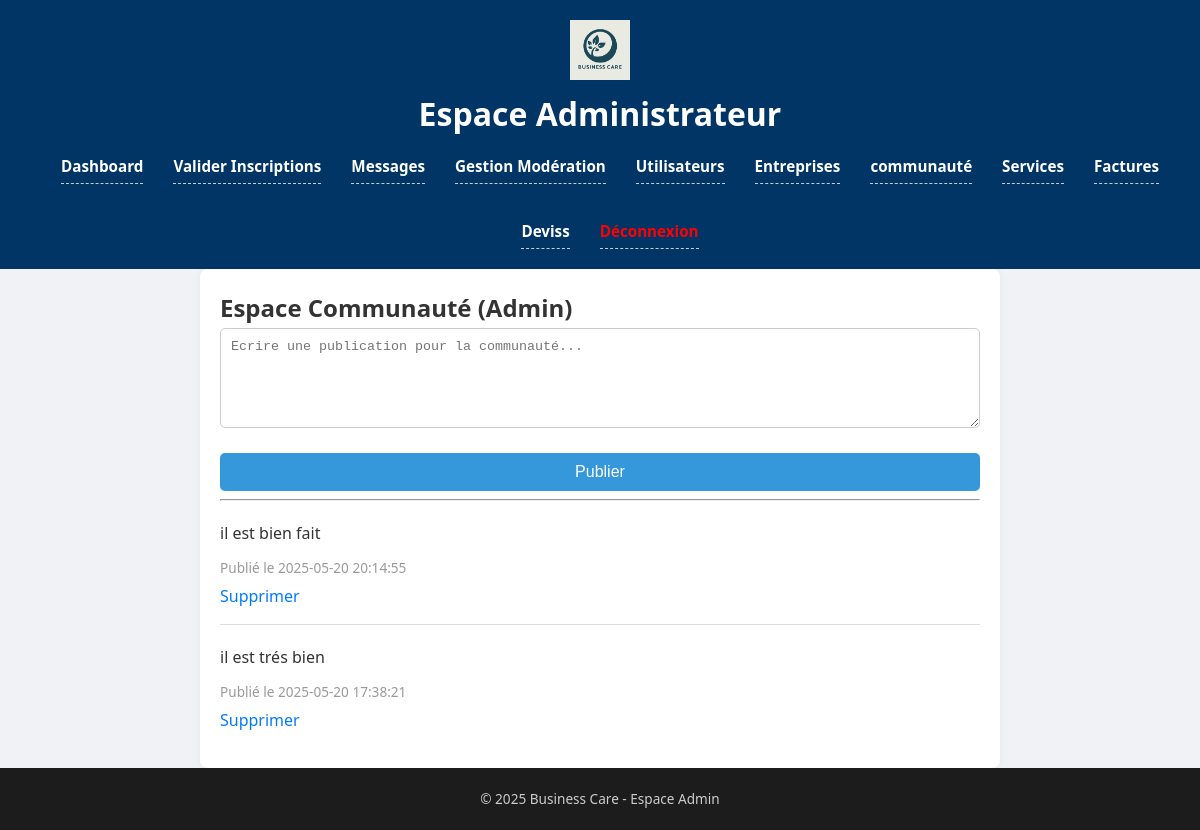
Screenshot of /admin/admin_community.php (signed in) with the database file from the repository.
### tables this page shows
CREATE TABLE `community_posts` (
  `id` int(11) NOT NULL,
  `user_id` int(11) NOT NULL,
  `title` varchar(255) NOT NULL,
  `content` text NOT NULL,
  `created_at` timestamp NOT NULL DEFAULT CURRENT_TIMESTAMP
);

### admin/admin_community.php (the view, shortened to what this page needs)
<?php
include 'includes/header.php';
$posts = $pdo->query("SELECT * FROM community_posts ORDER BY created_at DESC")->fetchAll();
?>
<div class="community-container">
    <h2>Espace Communauté (Admin)</h2>
    <form method="post">
        <textarea name="content" placeholder="Ecrire une publication pour la communauté..." required></textarea>
        <button type="submit">Publier</button>
    </form>
    <hr>
    <?php foreach ($posts as $post): ?>
        <div class="post">
            <div class="post-content"><?= nl2br(htmlspecialchars($post['content'])) ?></div>
            <div class="post-meta">Publié le <?= $post['created_at'] ?></div>
            <div class="post-action">
                <a href="?delete=<?= $post['id'] ?>" onclick="return confirm('Supprimer cette publication ?')">Supprimer</a>
            </div>
        </div>
    <?php endforeach; ?>
</div>
<?php include 'includes/footer.php'; ?>

### assets/css/admin_style.css (style rules this page uses)
* { margin: 0; padding: 0; box-sizing: border-box; }
html, body { height: 100%; font-family: 'Segoe UI', Tahoma, Geneva, Verdana, sans-serif; background-color: #f0f2f5; color: #333; line-height: 1.6; }
body { display: flex; flex-direction: column; }
form input, form button { display: block; width: 100%; margin: 8px 0; padding: 10px; border-radius: 5px; border: 1px solid #ccc; font-size: 16px; }
form button { background-color: #007bff; color: white; cursor: pointer; border: none; }
a { color: #007bff; text-decoration: none; }

### admin/admin_community.php (style rules this page uses)
.community-container { max-width: 800px; margin: 0 auto; background: #fff; padding: 20px; border-radius: 8px; box-shadow: 0 0 10px rgba(0,0,0,0.05); }
.post { border-bottom: 1px solid #ddd; padding: 15px 0; }
.post:last-child { border-bottom: none; }
.post-content { margin: 5px 0 10px; }
.post-meta { font-size: 0.85em; color: #999; }
.post-action { margin-top: 5px; }
form textarea { width: 100%; height: 100px; margin-bottom: 10px; padding: 10px; border-radius: 5px; border: 1px solid #ccc; box-sizing: border-box; }
form button { padding: 10px 20px; background: #3498db; color: white; border: none; border-radius: 5px; cursor: pointer; }

### rows the page displays
community_posts: content "il est bien fait", created_at "2025-05-20 20:14:55"
community_posts: content "il est trés bien", created_at "2025-05-20 17:38:21"
